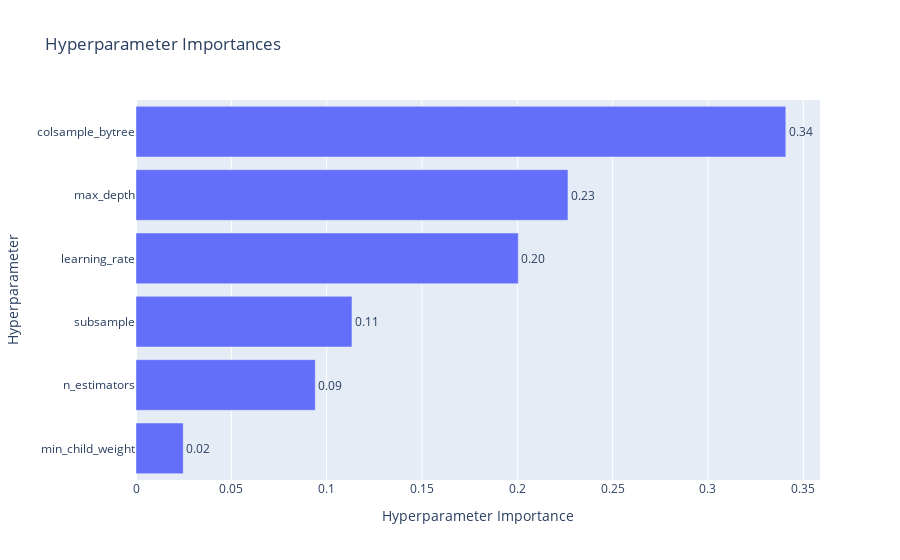

The code cell stored with this chart in its notebook:
### Code cell
# 하이퍼파라미터별 중요도를 확인할 수 있는 그래프
optuna.visualization.plot_param_importances(study_xgb)

### Figure 1 — Plotly figure (JSON) as saved in the notebook; plotly's stock layout.template omitted (floating-point values rounded to 4 significant figures)
{"data": [{"cliponaxis": false, "hovertemplate": ["min_child_weight (IntDistribution): 0.02476608403518365<extra></extra>", "n_estimators (IntDistribution): 0.09402850083077648<extra></extra>", "subsample (FloatDistribution): 0.1132830895021647<extra></extra>", "learning_rate (FloatDistribution): 0.20051703494929812<extra></extra>", "max_depth (IntDistribution): 0.2265705773583874<extra></extra>", "colsample_bytree (FloatDistribution): 0.34083471332418963<extra></extra>"], "name": "Objective Value", "orientation": "h", "text": ["0.02", "0.09", "0.11", "0.20", "0.23", "0.34"], "textposition": "outside", "type": "bar", "x": [0.02477, 0.09403, 0.1133, 0.2005, 0.2266, 0.3408], "y": ["min_child_weight", "n_estimators", "subsample", "learning_rate", "max_depth", "colsample_bytree"]}], "layout": {"title": {"text": "Hyperparameter Importances"}, "xaxis": {"title": {"text": "Hyperparameter Importance"}}, "yaxis": {"title": {"text": "Hyperparameter"}}}}
